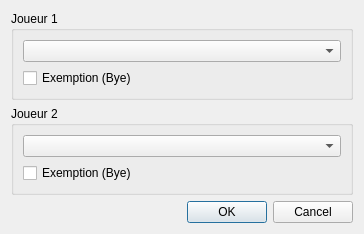
<?xml version="1.0" encoding="UTF-8"?>
<ui version="4.0">
 <class>DialogChangePlayer</class>
 <widget class="QDialog" name="DialogChangePlayer">
  <property name="geometry">
   <rect>
    <x>0</x>
    <y>0</y>
    <width>364</width>
    <height>207</height>
   </rect>
  </property>
  <property name="windowTitle">
   <string>Changer de joueurs</string>
  </property>
  <layout class="QVBoxLayout" name="verticalLayout_3">
   <item>
    <widget class="QGroupBox" name="groupBox">
     <property name="title">
      <string>Joueur 1</string>
     </property>
     <layout class="QVBoxLayout" name="verticalLayout">
      <item>
       <widget class="QComboBox" name="comboBoxP1"/>
      </item>
      <item>
       <widget class="QCheckBox" name="checkBoxBye1">
        <property name="text">
         <string>Exemption (Bye)</string>
        </property>
       </widget>
      </item>
     </layout>
    </widget>
   </item>
   <item>
    <widget class="QGroupBox" name="groupBox2">
     <property name="title">
      <string>Joueur 2</string>
     </property>
     <layout class="QVBoxLayout" name="verticalLayout_2">
      <item>
       <widget class="QComboBox" name="comboBoxP2"/>
      </item>
      <item>
       <widget class="QCheckBox" name="checkBoxBye2">
        <property name="text">
         <string>Exemption (Bye)</string>
        </property>
       </widget>
      </item>
     </layout>
    </widget>
   </item>
   <item>
    <spacer name="verticalSpacer">
     <property name="orientation">
      <enum>Qt::Vertical</enum>
     </property>
     <property name="sizeHint" stdset="0">
      <size>
       <width>20</width>
       <height>40</height>
      </size>
     </property>
    </spacer>
   </item>
   <item>
    <widget class="QDialogButtonBox" name="buttonBox">
     <property name="orientation">
      <enum>Qt::Horizontal</enum>
     </property>
     <property name="standardButtons">
      <set>QDialogButtonBox::Cancel|QDialogButtonBox::Ok</set>
     </property>
    </widget>
   </item>
  </layout>
 </widget>
 <resources/>
 <connections>
  <connection>
   <sender>buttonBox</sender>
   <signal>accepted()</signal>
   <receiver>DialogChangePlayer</receiver>
   <slot>accept()</slot>
   <hints>
    <hint type="sourcelabel">
     <x>248</x>
     <y>254</y>
    </hint>
    <hint type="destinationlabel">
     <x>157</x>
     <y>274</y>
    </hint>
   </hints>
  </connection>
  <connection>
   <sender>buttonBox</sender>
   <signal>rejected()</signal>
   <receiver>DialogChangePlayer</receiver>
   <slot>reject()</slot>
   <hints>
    <hint type="sourcelabel">
     <x>316</x>
     <y>260</y>
    </hint>
    <hint type="destinationlabel">
     <x>286</x>
     <y>274</y>
    </hint>
   </hints>
  </connection>
 </connections>
</ui>
